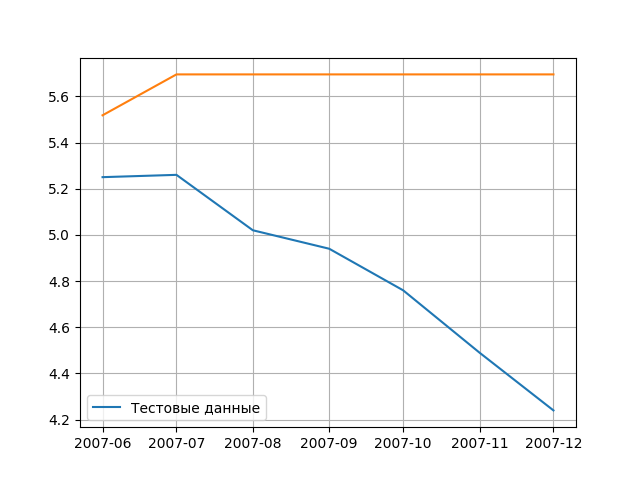

Write Python code to recreate this figure.
import pandas as pd
import matplotlib
from numpy.ma.core import squeeze
matplotlib.use('Agg')
import matplotlib.pyplot as plt
from statsmodels.tsa.arima.model import ARIMA
import warnings
from concurrent.futures import ProcessPoolExecutor
import os

# Suppress warnings
warnings.filterwarnings("ignore")


def train_and_plot(q, train_data, test_data, df):
    """
    Функция для обучения модели и построения графика в отдельном процессе.
    """
    print(f"Building MA({q})...", flush=True)
    try:
        # Построение модели MA(q) -> ARIMA(0, 0, q)
        model = ARIMA(train_data, order=(0, 0, q))
        res = model.fit()

        # Прогноз на тестовую выборку
        start = test_data.index[0]
        end = test_data.index[-1]
        predictions = res.predict(start=start, end=end)

        # Расчет MSE
        mse = ((predictions - test_data) ** 2).mean()

        # Построение графика
        # Используем объектный интерфейс matplotlib для безопасности в процессах
        fig, ax = plt.subplots(figsize=(12, 6))
        # Ограничение графика данными с 2003 по 2007 год
        filtered_df = df.loc['2003':'2007']
        ax.plot(filtered_df.index, filtered_df, label='Real (2003-2007)', color='blue')
        ax.plot(test_data.index, predictions, label=f'MA({q}) Prediction', color='red')
        ax.set_title(f'MA({q}) Model Comparison')
        ax.legend()
        ax.grid(True)

        # Сохранение графика
        plot_filename = f'ma-test_{q}_plot.png'
        # Путь сохранения относительно текущей директории запуска.
        # Если запускаем из корня, сохраняем в homework_5/.
        # Но чтобы было универсально, проверим, где мы.
        if os.path.exists('homework_5'):
            save_path = f'homework_5/{plot_filename}'
        else:
            save_path = plot_filename

        fig.savefig(save_path)
        plt.close(fig)

        description = ""
        if q == 1:
            description = "Модель MA(1) учитывает только одну предыдущую ошибку. График, вероятно, будет слабо повторять динамику, сглаживая ряд.\n\n"
        elif q == 100:
            description = "Модель MA(100) учитывает множество прошлых ошибок. Это может привести к переобучению или, наоборот, к лучшему улавливанию долгих зависимостей, но график может быть шумным или слишком инертным.\n\n"

        return {
            'q': q,
            'mse': mse,
            'plot_filename': plot_filename,
            'description': description,
            'success': True
        }
    except Exception as e:
        print(f"Error in MA({q}): {e}", flush=True)
        return {
            'q': q,
            'error': str(e),
            'success': False
        }


def main():
    # 1. Загрузка данных
    file_path = 'homework_5/FedFunds.csv'
    # Проверка пути
    if not os.path.exists(file_path):
        if os.path.exists('FedFunds.csv'):
            file_path = 'FedFunds.csv'
        else:
            print("Error: Data file not found.")
            return

    # df = pd.read_csv(file_path, parse_dates=['DATE'], index_col='DATE')
    # параметр squeeze устарел, теперь это метод
    df = pd.read_csv(file_path, header=0, index_col=0, parse_dates=True).squeeze()

    # 2. Фильтрация данных до 2008 года
    # df = df[df.index < '2008-01-01']
    df = df[:'2007']

    # 3. Разбиение на тренировочную и тестовую части
    # split_date = '2003-01-01'
    # train = df[df.index < split_date]['FEDFUNDS']
    # test = df[df.index >= split_date]['FEDFUNDS']

    # этот вариант разбиения работать не будет, так как вызовет ошибку "'numpy.ndarray' object has no attribute 'index'"  из-за того, что в коде переменные train и test являются numpy массивами (полученными через df.values), а не pandas Series с индексом. В функции train_and_plot код пытается получить test_data.index[0] и test_data.index[-1], но numpy массивы не имеют атрибута index.
    # X = df.values
    # train, test = X[:len(X) - 7], X[len(X) - 7:]

    train, test = df[:-7], df[-7:]

    # Список моделей MA(q)
    qs = [1, 2, 4, 40, 100]

    # альтернативное тестирование
    model = ARIMA(train, order=(0, 0, 1))
    model_fit = model.fit()
    predictions = model_fit.predict(start=len(train), end=len(train) + len(test) - 1, dynamic=False)
    plt.plot(test, label='Тестовые данные')
    plt.plot(predictions)
    plt.grid()
    plt.legend()
    plt.savefig('ma-test-2.png')

    # Параллельное выполнение
    results = []
    # Используем ProcessPoolExecutor для распараллеливания CPU-intensive задач
    # with ProcessPoolExecutor() as executor:
        # map возвращает результаты в том же порядке, что и входные аргументы
        # futures = executor.map(train_and_plot, qs, [train] * len(qs), [test] * len(qs), [df] * len(qs))
        # results = list(futures)

    # # Запись результатов в файл
    # # Определяем путь к RESULT.md
    # result_path = 'homework_5/RESULT_TEST_2.md' if os.path.exists('homework_5') else 'RESULT_TEST_2.md'
    #
    # with open(result_path, 'w', encoding='utf-8') as f:
    #     f.write("# Результаты моделирования MA-процессов\n\n")
    #     f.write("Данные ограничены периодом до 2008 года.\n")
    #     f.write(f"Разбиение на тренировочную и тестовую выборки по дате: до 2008 года\n\n")

        # for res in results:
        #     if res['success']:
        #         q = res['q']
        #         f.write(f"## Модель MA({q})\n\n")
        #         f.write(f"График прогнозных значений против реальных:\n\n")
        #         f.write(f"![MA({q})]({res['plot_filename']})\n\n")
        #         f.write(f"MSE: {res['mse']:.4f}\n\n")
        #         f.write(res['description'])
        #         # Принудительно сбрасываем буфер
        #         f.flush()
        #     else:
        #         f.write(f"## Модель MA({res['q']})\n\n")
        #         f.write(f"Ошибка при построении: {res.get('error')}\n\n")
        #
        # f.write("## Общие выводы\n\n")
        # f.write("С увеличением порядка q модель получает больше информации о прошлых шоках (ошибках).\n")
        # f.write(
        #     "Ожидается, что при увеличении q качество подгонки может улучшаться до определенного момента, но слишком большое q может усложнить модель.\n")
        # f.write("Визуально нужно оценить, насколько красная линия близка к синей.\n")


if __name__ == '__main__':
    main()
